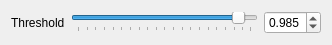
<?xml version="1.0" encoding="UTF-8"?>
<ui version="4.0">
 <class>ThresholdDialog</class>
 <widget class="QDialog" name="ThresholdDialog">
  <property name="windowModality">
   <enum>Qt::ApplicationModal</enum>
  </property>
  <property name="geometry">
   <rect>
    <x>0</x>
    <y>0</y>
    <width>332</width>
    <height>45</height>
   </rect>
  </property>
  <property name="sizePolicy">
   <sizepolicy hsizetype="Preferred" vsizetype="Fixed">
    <horstretch>0</horstretch>
    <verstretch>0</verstretch>
   </sizepolicy>
  </property>
  <property name="windowTitle">
   <string>Dialog</string>
  </property>
  <layout class="QGridLayout" name="gridLayout">
   <item row="0" column="0">
    <layout class="QHBoxLayout" name="horizontalLayout">
     <item>
      <widget class="QLabel" name="label">
       <property name="text">
        <string>Threshold</string>
       </property>
      </widget>
     </item>
     <item>
      <widget class="QSlider" name="thresholdHorizontalSlider">
       <property name="minimum">
        <number>800</number>
       </property>
       <property name="maximum">
        <number>999</number>
       </property>
       <property name="value">
        <number>985</number>
       </property>
       <property name="orientation">
        <enum>Qt::Horizontal</enum>
       </property>
       <property name="tickPosition">
        <enum>QSlider::TicksBelow</enum>
       </property>
       <property name="tickInterval">
        <number>10</number>
       </property>
      </widget>
     </item>
     <item>
      <widget class="QDoubleSpinBox" name="thresholdDoubleSpinBox">
       <property name="decimals">
        <number>3</number>
       </property>
       <property name="minimum">
        <double>0.800000000000000</double>
       </property>
       <property name="maximum">
        <double>0.999000000000000</double>
       </property>
       <property name="singleStep">
        <double>0.001000000000000</double>
       </property>
       <property name="value">
        <double>0.985000000000000</double>
       </property>
      </widget>
     </item>
    </layout>
   </item>
  </layout>
 </widget>
 <resources/>
 <connections/>
</ui>
